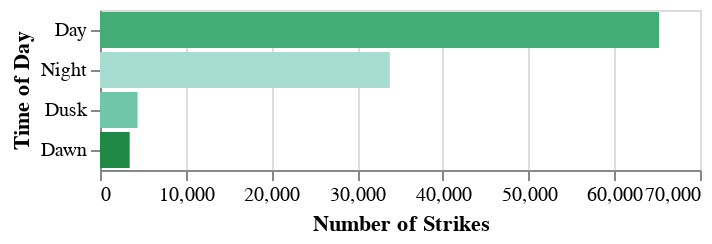

Here is the notebook cell this chart was saved with:
### Code cell
time_of_day_chart = alt.Chart(time_strikes_excl_ukn).mark_bar().encode(
    x=alt.X('num_strikes:Q', title='Number of Strikes'),
    y=alt.Y('time_of_day:O', title='Time of Day').sort('-x'),
    tooltip=['time_of_day', 'num_strikes'],
    color=alt.Color('time_of_day').legend(
        None).scale(scheme='bluegreen', reverse=True)
)
time_of_day_chart

### Figure 1 — Vega-Lite specification as saved in the notebook (floating-point values rounded to 4 significant figures)
{"config": {"view": {"continuousWidth": 300, "continuousHeight": 300}}, "data": {"name": "data-ee348c187cf8486cf5296d67fbaab57b"}, "mark": {"type": "bar"}, "encoding": {"color": {"field": "time_of_day", "legend": null, "scale": {"scheme": "bluegreen", "reverse": true}, "type": "nominal"}, "tooltip": [{"field": "time_of_day", "type": "nominal"}, {"field": "num_strikes", "type": "quantitative"}], "x": {"field": "num_strikes", "title": "Number of Strikes", "type": "quantitative"}, "y": {"field": "time_of_day", "sort": "-x", "title": "Time of Day", "type": "ordinal"}}, "$schema": "https://vega.github.io/schema/vega-lite/v5.20.1.json", "datasets": {"data-ee348c187cf8486cf5296d67fbaab57b": [{"time_of_day": "Day", "num_strikes": 65228}, {"time_of_day": "Night", "num_strikes": 33821}, {"time_of_day": "Dusk", "num_strikes": 4384}, {"time_of_day": "Dawn", "num_strikes": 3462}]}}
